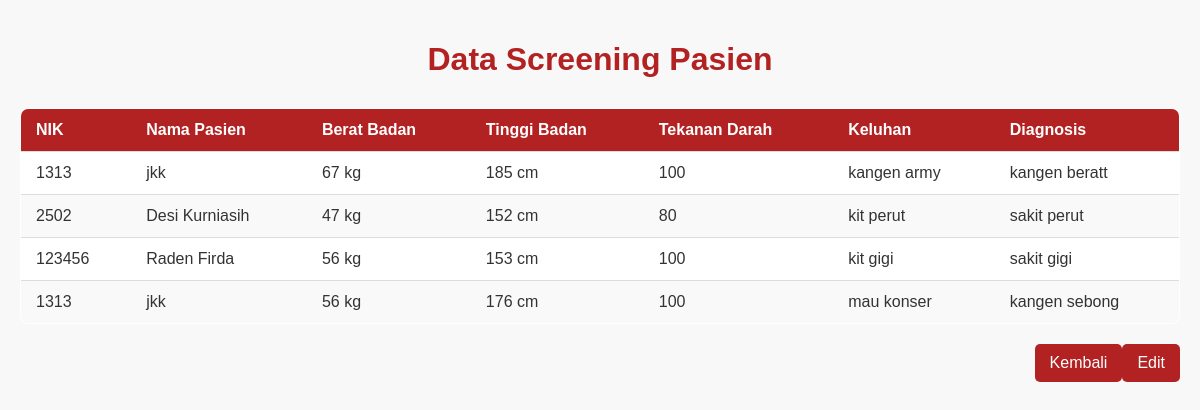
Page /view_screening.php (signed in) on the earlier database version.
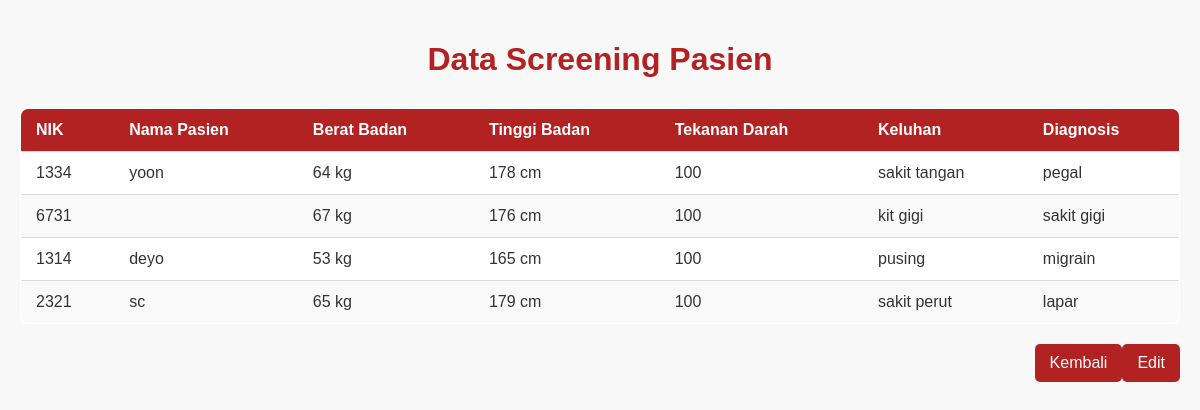
Same page on the later database version.
### tables this page shows
CREATE TABLE `data_pasien` (
  `id_data` int(11) NOT NULL,
  `nik` varchar(50) NOT NULL,
  `nama_pasien` varchar(100) NOT NULL,
  `berat_badan` int(11) NOT NULL,
  `tinggi_badan` int(11) NOT NULL,
  `tekanan_darah` int(11) NOT NULL,
  `keluhan` varchar(100) NOT NULL,
  `diagnosis` varchar(100) NOT NULL
);

### view_screening.php (the view, shortened to what this page needs)
<?php
include 'koneksi.php';
$sql = "SELECT * FROM data_pasien";
$result = $conn->query($sql);
$patients = [];
if ($result) {
    while ($row = $result->fetch_assoc()) {
        $patients[] = $row;
    }
}
?>
<!DOCTYPE html>
<html lang="id">
<head>
</head>
<body>
<h1>Data Screening Pasien</h1>
<div class="container">
    <?php if (count($patients) > 0): ?>
        <table>
            <thead>
                <tr>
                    <th>NIK</th>
                    <th>Nama Pasien</th>
                    <th>Berat Badan</th>
                    <th>Tinggi Badan</th>
                    <th>Tekanan Darah</th>
                    <th>Keluhan</th>
                    <th>Diagnosis</th>
                </tr>
            </thead>
            <tbody>
                <?php foreach ($patients as $patient): ?>
                    <tr>
                        <td><?= htmlspecialchars($patient['nik']) ?></td>
                        <td><?= htmlspecialchars($patient['nama_pasien']) ?></td>
                        <td><?= htmlspecialchars($patient['berat_badan']) ?> kg</td>
                        <td><?= htmlspecialchars($patient['tinggi_badan']) ?> cm</td>
                        <td><?= htmlspecialchars($patient['tekanan_darah']) ?></td>
                        <td><?= htmlspecialchars($patient['keluhan']) ?></td>
                        <td><?= htmlspecialchars($patient['diagnosis']) ?></td>
                    </tr>
                <?php endforeach; ?>
            </tbody>
        </table>
    <?php else: ?>
        <p>Data screening belum ada.</p>
    <?php endif; ?>
</div>
<a href="edit_screening.php">Edit</a>
<a href="dashboard.php">Kembali</a>
</body>
</html>

Differences in the rows shown:
removed data_pasien: nik "1313", nama_pasien "jkk", berat_badan "67", tinggi_badan "185", tekanan_darah "100", keluhan "kangen army", diagnosis "kangen beratt"
removed data_pasien: nik "2502", nama_pasien "Desi Kurniasih", berat_badan "47", tinggi_badan "152", tekanan_darah "80", keluhan "kit perut", diagnosis "sakit perut"
removed data_pasien: nik "123456", nama_pasien "Raden Firda", berat_badan "56", tinggi_badan "153", tekanan_darah "100", keluhan "kit gigi", diagnosis "sakit gigi"
removed data_pasien: nik "1313", nama_pasien "jkk", berat_badan "56", tinggi_badan "176", tekanan_darah "100", keluhan "mau konser", diagnosis "kangen sebong"
added data_pasien: nik "1334", nama_pasien "yoon", berat_badan "64", tinggi_badan "178", tekanan_darah "100", keluhan "sakit tangan", diagnosis "pegal"
added data_pasien: nik "6731", berat_badan "67", tinggi_badan "176", tekanan_darah "100", keluhan "kit gigi", diagnosis "sakit gigi"
added data_pasien: nik "1314", nama_pasien "deyo", berat_badan "53", tinggi_badan "165", tekanan_darah "100", keluhan "pusing", diagnosis "migrain"
added data_pasien: nik "2321", nama_pasien "sc", berat_badan "65", tinggi_badan "179", tekanan_darah "100", keluhan "sakit perut", diagnosis "lapar"
